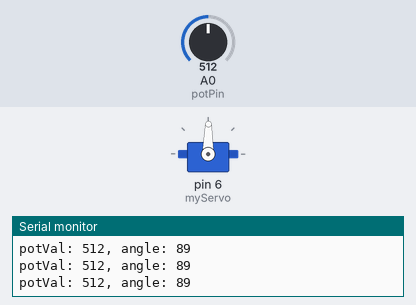
The sketch below on a simulated Arduino Uno, built with avr-gcc and run on an emulated ATmega328P. Parts: servo, the last lines printed to the serial monitor. The inputs (shaded band) are chosen by the test bench; at power-on: A0 (potPin) = 512.

Above: at 1.2 s.
1.3 s: A0 (potPin) set to 557
At 2.5 s:
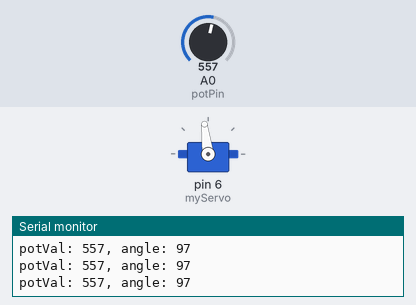
4.3 s: A0 (potPin) set to 581
At 4.7 s:
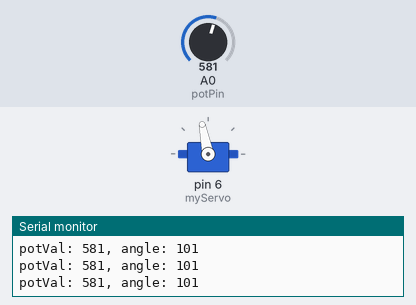
5.8 s: A0 (potPin) set to 306
At 7.0 s:
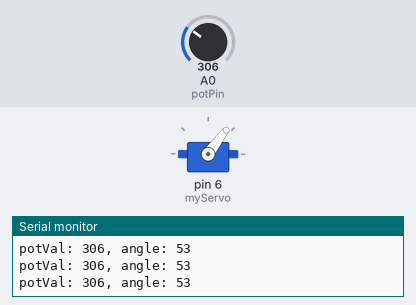
7.3 s: A0 (potPin) set to 716
At 8.4 s:
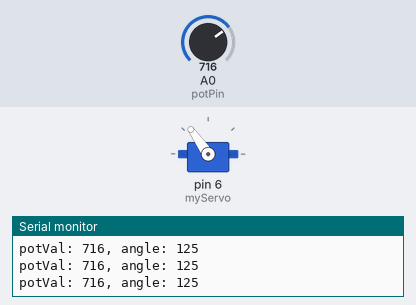
8.8 s: A0 (potPin) set to 0
At 9.9 s:
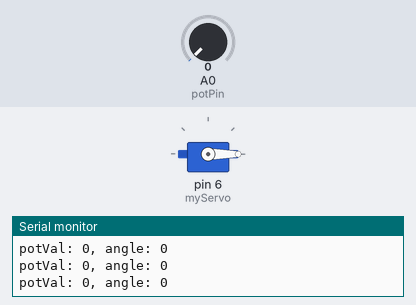
10.3 s: A0 (potPin) set to 8
At 11.3 s:
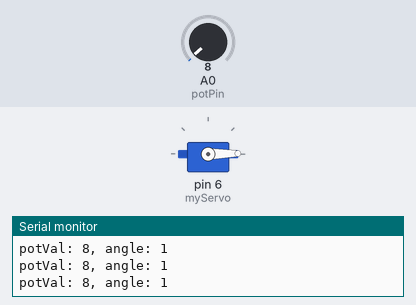
13.3 s: A0 (potPin) set to 11
Timing chart, 0 to 16.3 s (numbered marks = the images above; inputs shaded):
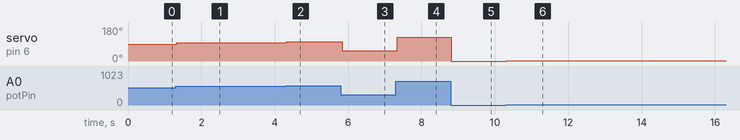

The sketch:

xch_t05.ino
```cpp
#include <Servo.h>

Servo myServo;

int const potPin = A0;
int potVal;
int angle;

void setup() {
  // put your setup code here, to run once:
  myServo.attach(6);
  Serial.begin(9600);
}

void loop() {
  // put your main code here, to run repeatedly:
  potVal = analogRead(potPin);
  Serial.print("potVal: ");
  Serial.print(potVal);
  angle = map(potVal, 0, 1023, 0, 179);
  Serial.print(", angle: ");
  Serial.println(angle);

  myServo.write(angle);
  delay(15);
}
```

Measured:
- after the input at 1.3 s, servo on pin 6 (myServo): 89° → 97° at once
- after the input at 4.3 s, servo on pin 6 (myServo): 97° → 101° at once
- after the input at 5.8 s, servo on pin 6 (myServo): 101° → 53° at once
- after the input at 7.3 s, servo on pin 6 (myServo): 53° → 125° at once
- after the input at 8.8 s, servo on pin 6 (myServo): 125° → 0° at once
- after the input at 10.3 s, servo on pin 6 (myServo): 0° → 1° at once
